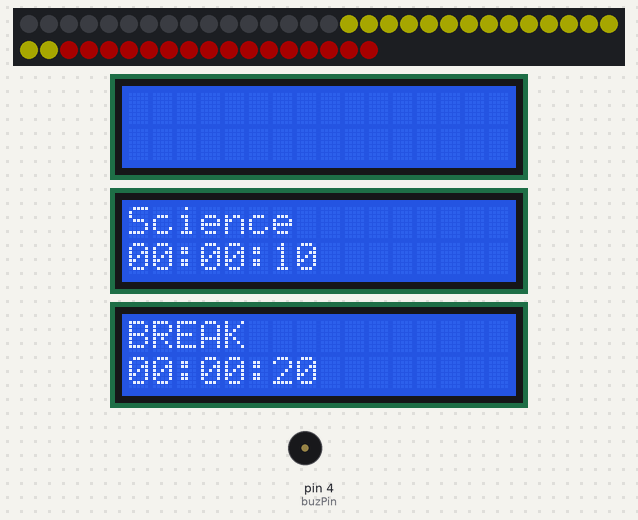
Bench run of a sketch on a simulated Arduino Uno, built with avr-gcc and run on an emulated ATmega328P. Shown: 48 RGB LEDs in strip order, left to right, continuing on the next row, 3 × 16×2 character LCD, buzzer (waves = sounding). Dim RGB values are drawn brighter than linear; what the sketch prints to the serial monitor is not drawn.

Above: at 0.3 s.
At 3.3 s:
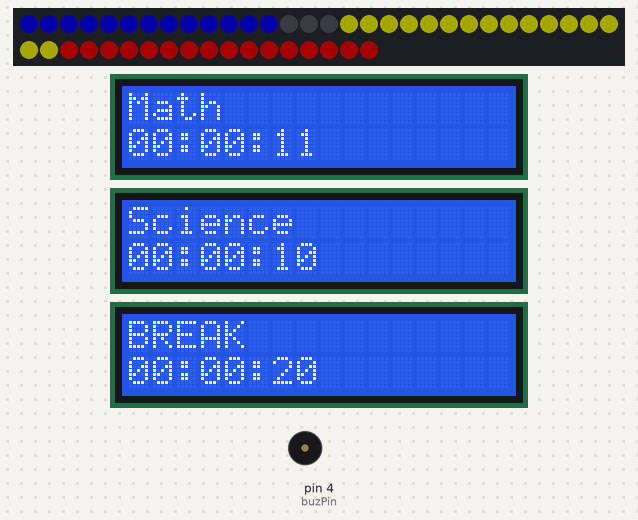
At 5.3 s:
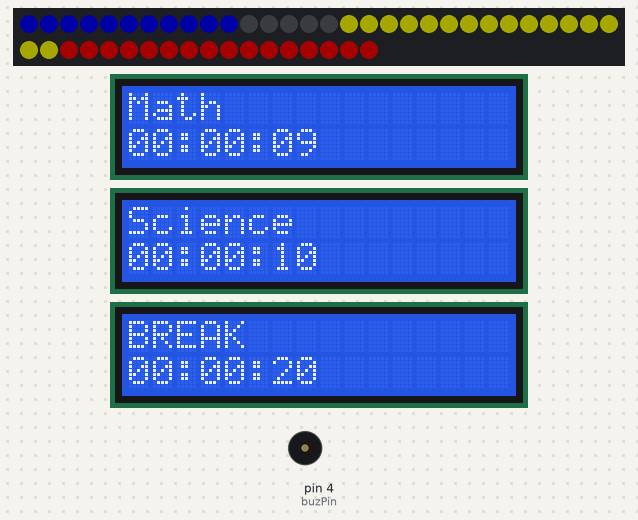
At 7.3 s:
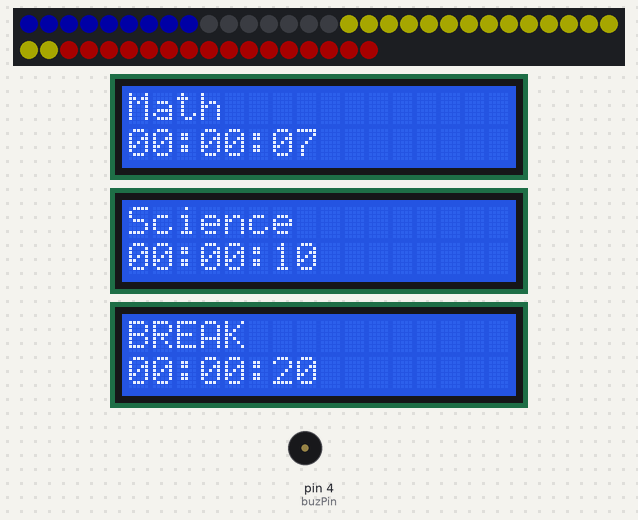
At 10.3 s:
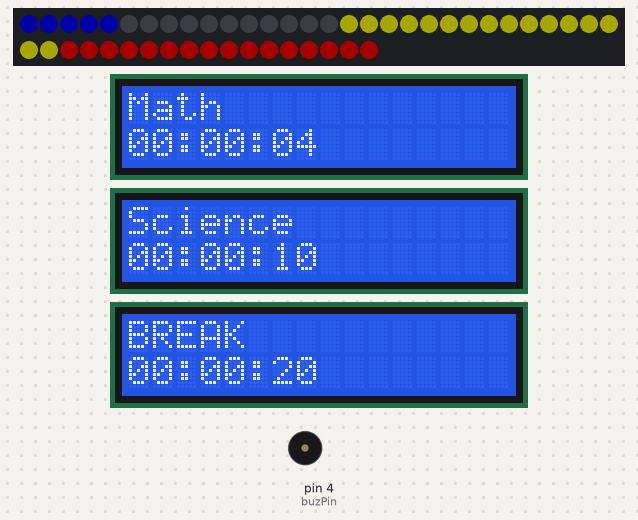
At 14.3 s:
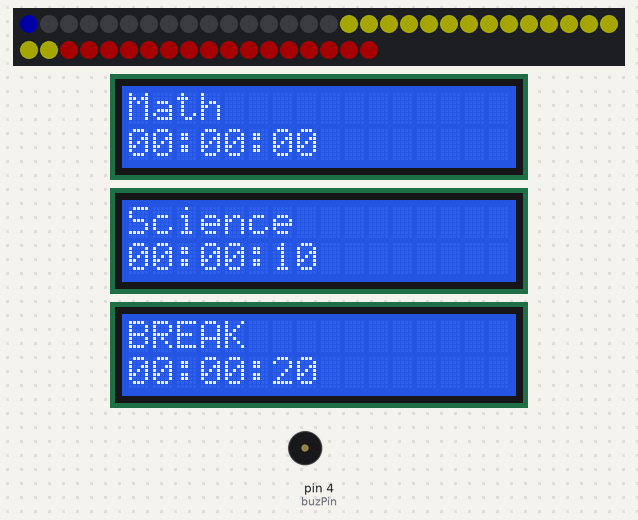

The sketch:

ClockWise.ino
```cpp
// ClockWise code for Brandy Caterino's Invention Convention project
// ClockWise is a time managment tool that helps you organize your study time
//   The software drives three LCD screens representing the three upcoming study subjects you are working on
//   NeoPixel rings represent what percentage of time you have left
//   Three libraries are used to manage time, drive the LCDs, and the neoPixel rings
#include <timer.h>
#include <LiquidCrystal_I2C.h>
#include <Adafruit_NeoPixel.h>

// Buzzer Pin
int buzPin = 4;                                      //<-----------------------PIN
#define NOTE_C  131


// set the LCD number of columns and rows
int lcdColumns = 16;
int lcdRows = 2;

// set LCD address, number of columns and rows
// Each display has had a different address set by soldering a different jumper.
LiquidCrystal_I2C lcd0(0x27, lcdColumns, lcdRows);
LiquidCrystal_I2C lcd1(0x26, lcdColumns, lcdRows);
LiquidCrystal_I2C lcd2(0x25, lcdColumns, lcdRows);

#ifdef __AVR__
  #include <avr/power.h>
#endif

#define PIN            2  //Neopixel Pin              <-----------------------PIN
#define NUMPIXELS      48

Adafruit_NeoPixel pixels = Adafruit_NeoPixel(NUMPIXELS, PIN, NEO_GRB + NEO_KHZ800);

auto timer = timer_create_default(); // create a timer with default settings

String timerSubject[][6]={{"Math","0","15","0","0","40"},
          {"Science","0","10","40","40","0"},
          {"BREAK","0","20","40","0","0"},
          {"Spanish","0","25","00","40","40"}};
const int numSubjects = sizeof(timerSubject)/sizeof(timerSubject[0]);
int currentSubject;
long myTimerStart;
//long mySetTimer;

class subject{
  public:
  String subjectName;
  long millisTime;
  int red;
  int green;
  int blue;
  subject(int arrayIn){
    subjectName = timerSubject[arrayIn][0];
    millisTime = (timerSubject[arrayIn][1].toInt()*60000)+(timerSubject[arrayIn][2].toInt()*1000);
    red = timerSubject[arrayIn][3].toInt();
    green = timerSubject[arrayIn][4].toInt();
    blue = timerSubject[arrayIn][5].toInt();
  }
};


bool doEverySecond(void *) {
  if (currentSubject != numSubjects){

    subject mySubject(currentSubject); //get the currect subject from the array
    long timeLeft = (myTimerStart+mySubject.millisTime)-millis();  //how much time is left?

    ShowDisplay(0,mySubject.subjectName,getDisplayTime(timeLeft));

    //light up the %time left on the NeoPixel ring
    float percentLeft = 1.00-(((float)millis()-(float)myTimerStart)/(float)mySubject.millisTime);
    ShowPercent(0 ,mySubject.red, mySubject.green, mySubject.blue, percentLeft);

    //return
    return true; // repeat? true
  }
 else{
    return false;
 }

}

bool doTimerEnd(void *) {
  Serial.print("Timer DONE: ");
  Serial.println(millis());

  //ring the buzzer
  timer.in(1, soundBuzzer);
  timer.in(300, silenceBuzzer);
  timer.in(350, soundBuzzer);
  timer.in(650, silenceBuzzer);
  timer.in(700, soundBuzzer);
  timer.in(1000, silenceBuzzer);

  currentSubject += 1; //Advance the subject counter

  //Check to see if there are any more subjects in the array
  if (currentSubject != numSubjects){
    subject mySubject(currentSubject);  //get the next item in the timerSubject array and put it in subject object
    myTimerStart = millis();
    timer.in(mySubject.millisTime, doTimerEnd); //Set a timer for the next subject
  }

  lcd0.clear();  //Clear screen 0
  ShowPercent(0 ,0, 0, 0, 0);  //Clear neoPixel ring 0

  showOtherScreens(currentSubject);

  return true; // repeat? true
}

void setup() {

  Serial.begin(115200);

  pixels.begin(); // This initializes the NeoPixel library.
  // initialize LCD
  lcd0.init();
  lcd1.init();
  lcd2.init();
  // turn on LCD backlight
  lcd0.backlight();
  lcd1.backlight();
  lcd2.backlight();

  //ledcSetup(0,1E5,12); //setup the buzzer
  //ledcAttachPin(04,0);
  //ledcAttachPin(buzPin,0);

  currentSubject = 0;
  subject mySubject(currentSubject);  //get the first item in the timerSubject array and put it in subject object

  myTimerStart = millis();
  timer.in(mySubject.millisTime, doTimerEnd); //Set a timer for the first subject

  timer.every(1000, doEverySecond);

  showOtherScreens(currentSubject);
}

void loop() {
  timer.tick(); // tick the timer
}


bool soundBuzzer(void *) {
  //ledcWriteNote(0,NOTE_C,6);
  tone(buzPin,NOTE_C);
  return true;
}

bool silenceBuzzer(void *) {
  //ledcWriteTone(0,0);
  noTone(buzPin);
  return true;
}

void ShowDisplay(int displaynum, String line1, String line2){
  switch (displaynum) {
    case 0:
      lcd0.clear();
      lcd0.setCursor(0, 0);
      lcd0.print(line1);
      lcd0.setCursor(0, 1);
      lcd0.print(line2);
      break;
    case 1:
      lcd1.clear();
      lcd1.setCursor(0, 0);
      lcd1.print(line1);
      lcd1.setCursor(0, 1);
      lcd1.print(line2);
      break;
    case 2:
      lcd2.clear();
      lcd2.setCursor(0, 0);
      lcd2.print(line1);
      lcd2.setCursor(0, 1);
      lcd2.print(line2);
      break;
  }
}

void ClearDisplay(int displaynum){
  switch (displaynum) {
    case 0:
      lcd0.clear();
      break;
    case 1:
      lcd1.clear();
      break;
    case 2:
      lcd2.clear();
      break;
  }
}

void ShowPercent(int ring ,int red, int green, int blue, float percent){
  int startAddress = ring * 16;
  int endAddress = startAddress + 15;
  int lightpix = (round(16*percent)-1) + startAddress;

  uint32_t blankColor = pixels.Color(0,0,0);
  uint32_t color = pixels.Color(red, green, blue);

  for(int i=startAddress; i<endAddress+1; i++){

    if (i<=lightpix){
      pixels.setPixelColor(i, color);
    }
    else{
      pixels.setPixelColor(i, blankColor);
    }
  }
  pixels.show();
}

String getDisplayTime(long inTime){
    //Get hours, munutes, seconds left
    unsigned long allSeconds=inTime/1000;
    int runHours= allSeconds/3600;
    int secsRemaining=allSeconds%3600;
    int runMinutes=secsRemaining/60;
    int runSeconds=secsRemaining%60;

    char buf[21];
    sprintf(buf,"%02d:%02d:%02d",runHours,runMinutes,runSeconds);

    return buf;
}

void showOtherScreens(int currentSub){
  int currentDisplay = 1;

  for (int i = currentSub+1; i < currentSub+3; i++){

    //Check to see if there is another subject after the current one
    if (i < numSubjects){ //There is another subject so display it on currentDisplay
      subject mySubject(i);
      //Display the next subject and the total time on the currentDisplay screen
      ShowDisplay(currentDisplay, mySubject.subjectName, getDisplayTime(mySubject.millisTime));

      //Display 100% of the neoPixels in the correct color on the currentDisplay neoPixel ring
      ShowPercent(currentDisplay ,mySubject.red, mySubject.green, mySubject.blue, 1);
    }
    else{ //blank currentDisplay
      //Display the next subject and the total time on the currentDisplay screen
      ClearDisplay(currentDisplay);

      //Display 100% of the neoPixels in the correct color on the currentDisplay neoPixel ring
      ShowPercent(currentDisplay ,0 ,0 ,0 , 1);
    }
    currentDisplay++;
  }
}
```

Measured:
- what the display in image 1 shows lasts 1.0 s, from 3.2 s to 4.2 s
- what the display in image 5 shows lasts 1.1 s, from 14.2 s to 15.3 s
